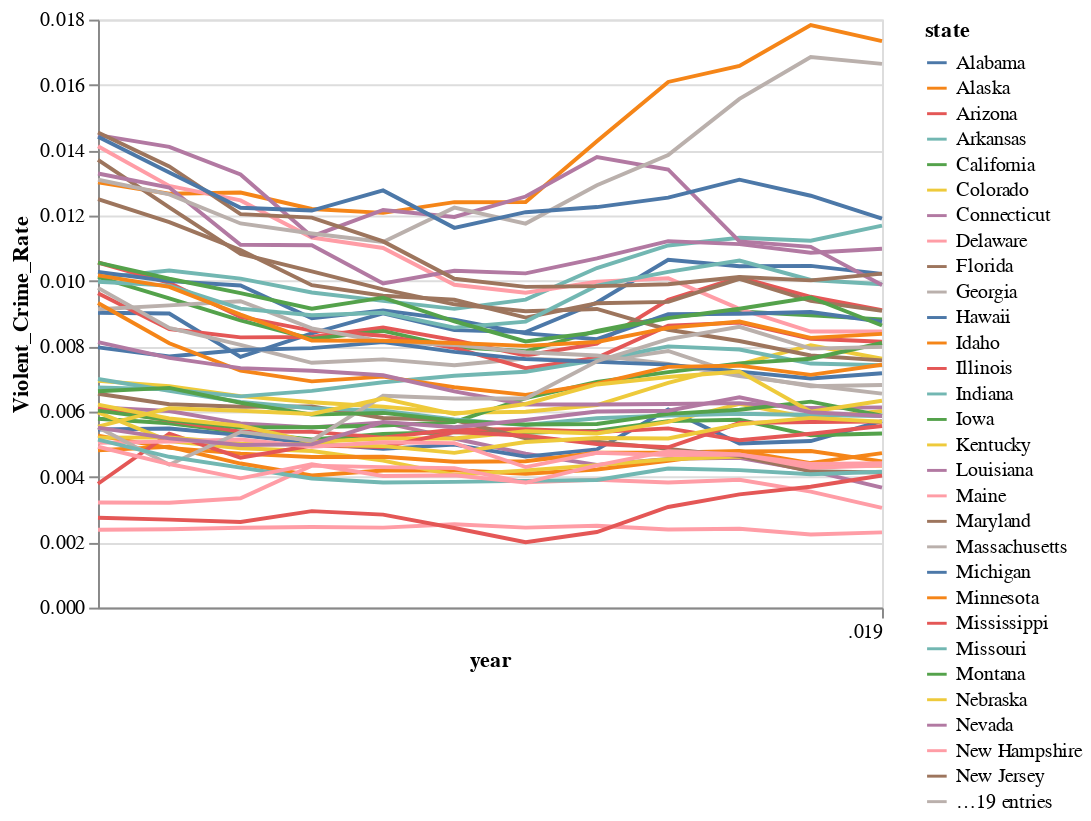

Notebook source saved alongside this figure:
### Code cell
crime_rate_line_chart = alt.Chart(df).mark_line().encode(
    x='year:T',
    y='Violent_Crime_Rate:Q',
    color='state:N'
)

crime_rate_line_chart

### Figure 1 — Vega-Lite specification as saved in the notebook (floating-point values rounded to 4 significant figures; data arrays with more than 128 entries replaced by an {"elided": "..."} marker saying what was removed)
{"config": {"view": {"continuousWidth": 400, "continuousHeight": 300}}, "data": {"name": "data-be7e6c6ebada0c19ebebc8dd8370a836"}, "mark": "line", "encoding": {"color": {"field": "state", "type": "nominal"}, "x": {"field": "year", "type": "temporal"}, "y": {"field": "Violent_Crime_Rate", "type": "quantitative"}}, "$schema": "https://vega.github.io/schema/vega-lite/v4.17.0.json", "datasets": {"data-be7e6c6ebada0c19ebebc8dd8370a836": {"elided": "576 records"}}}
